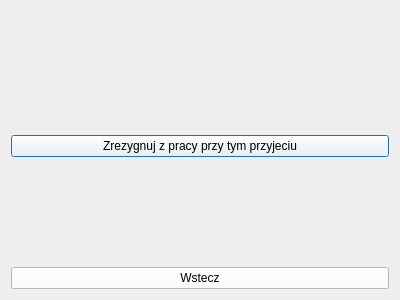
<?xml version="1.0" encoding="UTF-8"?>
<ui version="4.0">
 <class>DetalePrzyjeciaPracownicy</class>
 <widget class="QDialog" name="DetalePrzyjeciaPracownicy">
  <property name="geometry">
   <rect>
    <x>0</x>
    <y>0</y>
    <width>400</width>
    <height>300</height>
   </rect>
  </property>
  <property name="windowTitle">
   <string>Dialog</string>
  </property>
  <layout class="QVBoxLayout" name="verticalLayout">
   <item>
    <widget class="QLabel" name="Organizator">
     <property name="text">
      <string/>
     </property>
    </widget>
   </item>
   <item>
    <spacer name="verticalSpacer_2">
     <property name="orientation">
      <enum>Qt::Vertical</enum>
     </property>
     <property name="sizeHint" stdset="0">
      <size>
       <width>20</width>
       <height>40</height>
      </size>
     </property>
    </spacer>
   </item>
   <item>
    <widget class="QPushButton" name="Zrezygnuj">
     <property name="styleSheet">
      <string notr="true">background-color:white;</string>
     </property>
     <property name="text">
      <string>Zrezygnuj z pracy przy tym przyjeciu</string>
     </property>
    </widget>
   </item>
   <item>
    <spacer name="verticalSpacer">
     <property name="orientation">
      <enum>Qt::Vertical</enum>
     </property>
     <property name="sizeHint" stdset="0">
      <size>
       <width>20</width>
       <height>40</height>
      </size>
     </property>
    </spacer>
   </item>
   <item>
    <widget class="QPushButton" name="Wstecz">
     <property name="styleSheet">
      <string notr="true">background-color:white;</string>
     </property>
     <property name="text">
      <string>Wstecz</string>
     </property>
    </widget>
   </item>
  </layout>
 </widget>
 <resources/>
 <connections/>
</ui>
